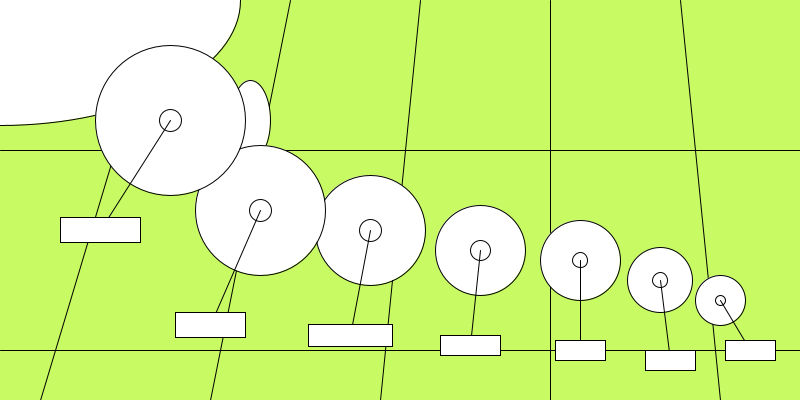
Frame 1 (no input)
Frame 60 (the mouse pressed at the canvas centre just before this capture): identical to frame 1, image omitted
Frame 120 (the mouse held since frame 60 and released just before this capture): identical to frame 1, image omitted

The Processing sketch that drew this single still picture (run headless with seeded random() and noise(); from frame 60 on, the mouse is pressed at the canvas centre):

// Processing sketch: showcase_typhoon_is_coming
// ── showcase_typhoon_is_coming.pde
void setup() {
  size(800, 400);
}

void draw() {
  background(200, 250, 100);

  line(0, 150, 800, 150);
  line(0, 350, 800, 350);

  line(680, 0, 720, 400);
  line(550, 0, 550, 400);
  line(420, 0, 380, 400);
  line(290, 0, 210, 400);
  line(160, 0, 40, 400);

  ellipse(0, 0, 480, 250);

  ellipse(250, 120, 40, 80);

  circle(720, 300, 50);
  circle(720, 300, 10);
  line(720, 300, 750, 350);

  rectMode(CENTER);
  rect(750, 350, 50, 20);

  circle(660, 280, 65);
  circle(660, 280, 15);
  line(660, 280, 670, 360);

  rectMode(CENTER);
  rect(670, 360, 50, 20);

  circle(580, 260, 80);
  circle(580, 260, 15);
  line(580, 260, 580, 350);

  rectMode(CENTER);
  rect(580, 350, 50, 20);

  circle(480, 250, 90);
  circle(480, 250, 20);
  line(480, 250, 470, 345);

  rectMode(CENTER);
  rect(470, 345, 60, 20);

  circle(370, 230, 110);
  circle(370, 230, 22);
  line(370, 230, 350, 335);

  rectMode(CENTER);
  rect(350, 335, 84, 22);

  circle(260, 210, 130);
  circle(260, 210, 22);
  line(260, 210, 210, 325);

  rectMode(CENTER);
  rect(210, 325, 70, 25);

  circle(170, 120, 150);
  circle(170, 120, 22);
  line(170, 120, 100, 230);

  rectMode(CENTER);
  rect(100, 230, 80, 25);
}
